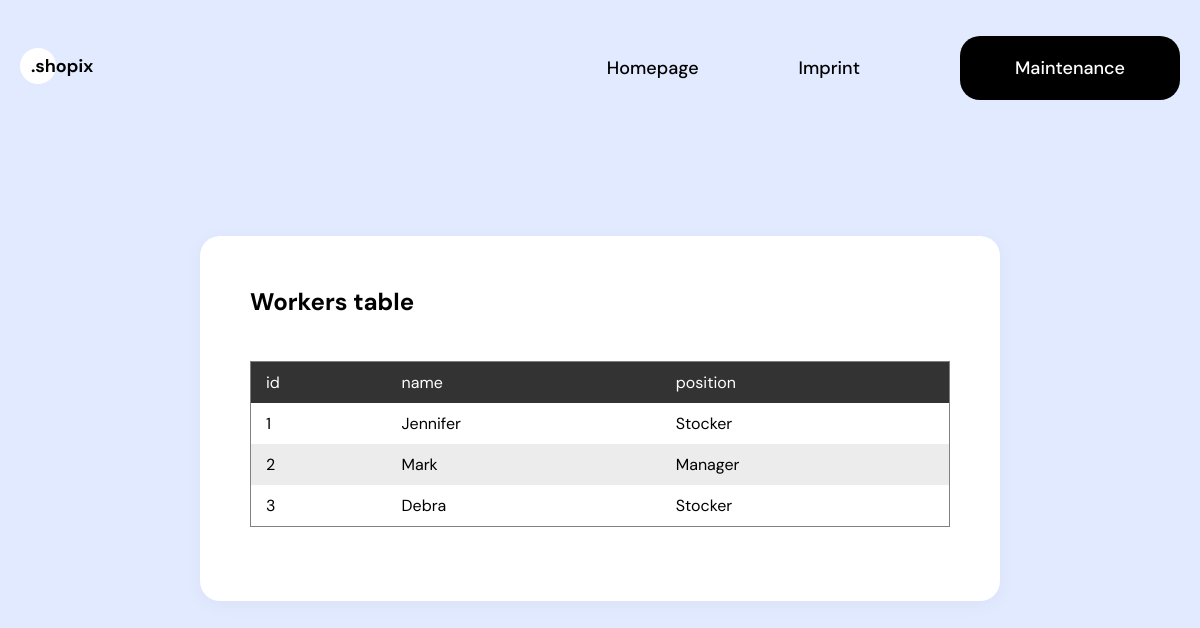
Page /inputs/workersall.php (signed in) on the committed database.
### tables this page shows
create table Workers(
    id int auto_increment not null,
    name varchar(30),
    position varchar(20),
    primary key(id)
);

### inputs/workersall.php (the view, shortened to what this page needs)
<?php
	require_once( "config.php");
	$conn = new mysqli($servername, $username, $password, $dbname);
?>
<!DOCTYPE html>
<html lang="en">
<head>
	<link rel="stylesheet" href="../style.css">
</head>
<body>
	<div class="container">
		<div class="navbar">
			<div class="logo desktop">
				<img src="../img/logo.png" alt="">
			</div>
			<ul class="nav-list">
				<li><a class="" href="../index.html"><span>Homepage</span></a></li>
				<li><a class="margin-left desktop" href="../imprint.html"><span>Imprint</span></a></li>
				<li><a class="button-link margin-left" href="../maintenance.php"><span>Maintenance</span></a></li>
			</ul>
		</div>
		<div class="input-form">
			<h2>Workers table</h2>
			<p>
				<?php
					$result = $conn->query("SELECT * FROM Workers");
					$query = array();
					while($query[] = mysqli_fetch_assoc($result));
					array_pop($query);
					echo '<table border="1">';
					echo '<tr>';
					foreach($query[0] as $key => $value) {
					    echo '<td>';
					    echo $key;
					    echo '</td>';
					}
					echo '</tr>';
					foreach($query as $row) {
					    echo '<tr>';
					    foreach($row as $column) {
					        echo '<td>';
					        echo $column;
					        echo '</td>';
					    }
					    echo '</tr>';
					}
					echo '</table>';
				?>
			</p>
		</div>
	</div>
</body>
</html>

### style.css (style rules this page uses)
body { padding: 0; margin: 0; background-color: #E2EAFF; font-family: 'DM Sans', sans-serif; overflow-x: hidden; position: relative; }
h2 { font-size: 64px; }
p { font-size: 24px; line-height: 170%; margin: 0 0 24px 0; color: #5c5c5c; }
.container { display: flex; flex-direction: column; width: calc(100% - 40px); max-width: 1600px; margin: 0 auto; }
.navbar { margin: 40px 0; display: flex; flex-direction: row; justify-content: space-between; align-items: center; }
.nav-list { display: flex; flex-direction: row; }
ul { list-style-type: none; }
a { text-decoration: none; color: #000; font-size: 18px; font-weight: 500; }
img { object-fit: contain; }
.button-link { background-color: #000; color: #fff; padding: 20px 55px; border-radius: 20px; box-sizing: border-box; max-width: max-content; }
.margin-left { margin-left: 100px; }
.input-form { display: flex; flex-direction: column; padding: 50px; width: 800px; max-width: 100%; box-sizing: border-box; margin: 100px auto; background-color: #fff; box-shadow: 0px 4px 20px rgba(0, 0, 0, 0.04); border-radius: 20px; }
.input-form h2 { margin-top: 0; font-size: 24px; }
.input-form p { margin-top: 0; font-size: 18px; }
table { border-collapse:collapse }
tr { padding: 0; border: none; }
tr:nth-child(odd) { background-color: #ececec; }
tr:first-child { background-color: #333; color: #fff; }
td { padding: 10px 15px; box-sizing: border-box; border: none; }

### rows in the picture
workers: id "1", name "Jennifer", position "Stocker"
workers: id "2", name "Mark", position "Manager"
workers: id "3", name "Debra", position "Stocker"

### other values in the picture
$key "id"
$key "name"
$key "position"
